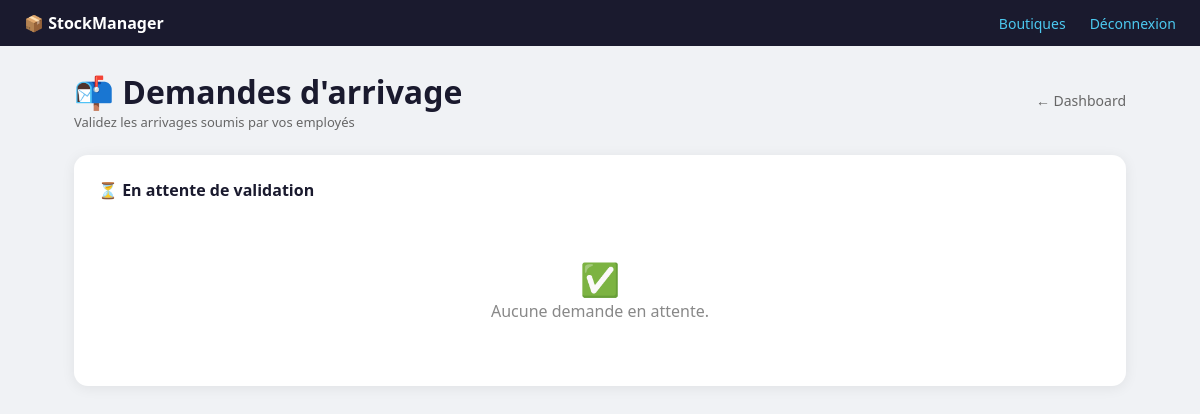
The page /demandes/ (signed in) on the database as committed earlier.
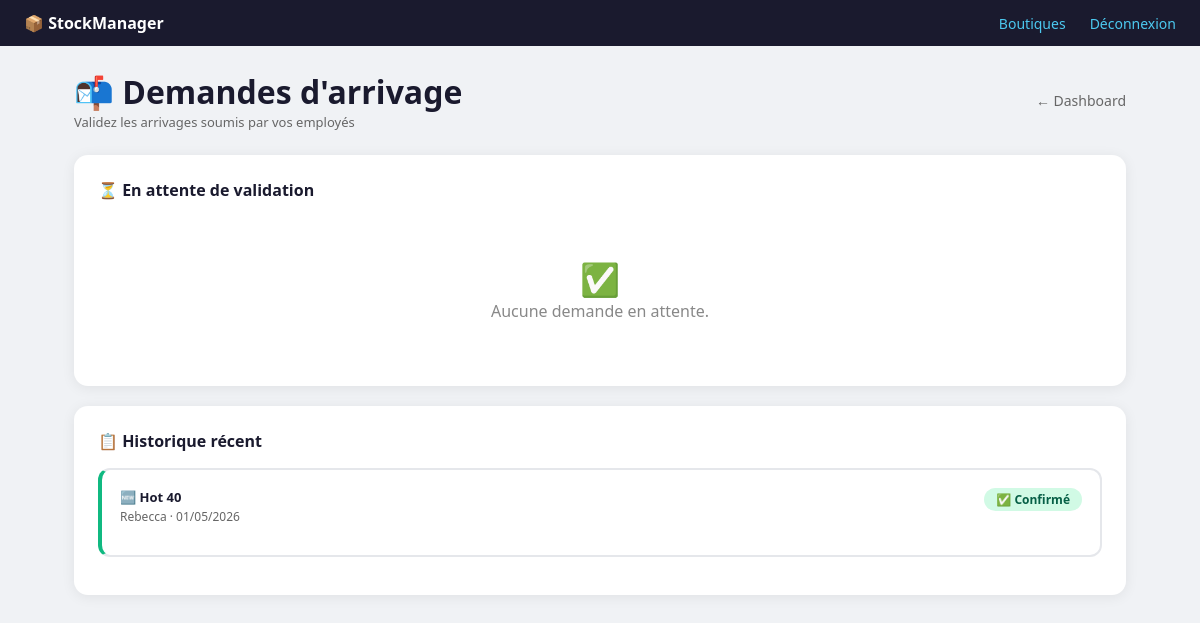
The same page on the database as committed later.
### stock/models.py (models this page shows, shortened)
class DemandeArrivage(models.Model):
    STATUT_CHOICES = [
        ('en_attente', 'En attente'),
        ('confirme', 'Confirmé'),
        ('refuse', 'Refusé'),
    ]
    TYPE_CHOICES = [
        ('arrivage', 'Arrivage stock existant'),
        ('nouveau_produit', 'Nouveau produit'),
    ]
    boutique = models.ForeignKey(Boutique, on_delete=models.CASCADE, related_name='demandes')
    employe = models.ForeignKey(User, on_delete=models.CASCADE, related_name='demandes')
    type_demande = models.CharField(max_length=20, choices=TYPE_CHOICES, default='arrivage')
    statut = models.CharField(max_length=20, choices=STATUT_CHOICES, default='en_attente')
    date_creation = models.DateTimeField(auto_now_add=True)
    date_traitement = models.DateTimeField(null=True, blank=True)
    stock = models.ForeignKey(
        StockBoutique, on_delete=models.SET_NULL,
        null=True, blank=True, related_name='demandes'
    )
    nom_produit = models.CharField(max_length=200, blank=True)
    marque = models.ForeignKey(
        Marque, on_delete=models.SET_NULL,
        null=True, blank=True
    )
    categorie = models.ForeignKey(
        Categorie, on_delete=models.SET_NULL,
        null=True, blank=True
    )
    type_produit = models.CharField(max_length=20, blank=True)
    quantite = models.PositiveIntegerField(default=0)
    date_arrivage = models.DateField(null=True, blank=True)
    notes = models.TextField(blank=True)
    imeis_json = models.TextField(blank=True, default='[]')
    prix_achat = models.DecimalField(
        max_digits=10, decimal_places=0,
        null=True, blank=True
    )
    prix_vente_suggere = models.DecimalField(
        max_digits=10, decimal_places=0,
        null=True, blank=True
    )
    notes_patron = models.TextField(blank=True)
    class Meta:
        ordering = ['-date_creation']
        verbose_name = "Demande d'arrivage"

### stock/views.py (the view)
# urls.py: path('demandes/', views.demandes_liste, name='demandes_liste'),
@login_required
@proprietaire_requis
def demandes_liste(request):
    boutique = get_boutique_active(request)
    if not boutique:
        return redirect('choisir_boutique')
    boutiques = Boutique.objects.filter(proprietaire=request.user)
    demandes_attente = DemandeArrivage.objects.filter(
        boutique__in=boutiques,
        statut='en_attente'
    ).select_related('employe', 'boutique', 'stock__produit', 'marque', 'categorie')
    demandes_traitees = DemandeArrivage.objects.filter(
        boutique__in=boutiques,
        statut__in=['confirme', 'refuse']
    ).select_related('employe', 'boutique').order_by('-date_traitement')[:20]
    return render(request, 'stock/demandes_liste.html', {
        'demandes_attente': demandes_attente,
        'demandes_traitees': demandes_traitees,
        'nb_attente': demandes_attente.count(),
    })

### stock/context_processors.py (called while the page is built)
def demandes_en_attente(request):
    if not request.user.is_authenticated:
        return {}
    try:
        if request.user.profil.est_proprietaire:
            boutiques = Boutique.objects.filter(proprietaire=request.user)
            nb = DemandeArrivage.objects.filter(
                boutique__in=boutiques,
                statut='en_attente'
            ).count()
            return {'nb_demandes_attente': nb}
    except Exception:
        pass
    return {'nb_demandes_attente': 0}

### stock/models.py (called while the page is built)
    @property
    def est_proprietaire(self):
        return self.role == 'proprietaire'

### stock/views.py (called while the page is built)
def proprietaire_requis(view_func):
    @wraps(view_func)
    def wrapper(request, *args, **kwargs):
        try:
            profil = request.user.profil
        except Exception:
            raise PermissionDenied
        if not profil.est_proprietaire:
            messages.error(request, "Accès réservé au propriétaire.")
            return redirect('pos')  # L'employé atterrit sur la caisse
        return view_func(request, *args, **kwargs)
    return wrapper

### stock/templates/stock/demandes_liste.html (shortened to what this page needs)
{% extends 'stock/base.html' %}
{% block content %}
<div class="page-header">
    <div>
        <h1>📬 Demandes d'arrivage</h1>
        <p style="color:#666; font-size:13px;">Validez les arrivages soumis par vos employés</p>
    </div>
    <a href="{% url 'dashboard' %}" style="color:#666; font-size:14px; text-decoration:none;">← Dashboard</a>
</div>
<div class="card">
    <h2>
        ⏳ En attente de validation
    </h2>
    {% if demandes_attente %}
        {% for d in demandes_attente %}
        <div class="demande-card attente">
            <div class="demande-header">
                <div>
                    <div class="demande-type">
                        {% if d.type_demande == 'nouveau_produit' %}🆕 Nouveau produit
                        {% else %}📥 Arrivage stock{% endif %}
                        —
                        {% if d.type_demande == 'nouveau_produit' %}
                            {{ d.marque }} {{ d.nom_produit }}
                        {% else %}
                            {{ d.stock.produit }}
                        {% endif %}
                    </div>
                    <div class="demande-meta">
                        Par <strong>{{ d.employe.username }}</strong> ·
                        {{ d.boutique.nom }} ·
                        {{ d.date_creation|date:"d/m/Y à H:i" }}
                    </div>
                </div>
                <span class="badge badge-attente">⏳ En attente</span>
            </div>
            <div class="demande-detail">
                <div class="detail-item">
                    <div class="lbl">Quantité</div>
                    <div class="val">{{ d.quantite }} unité(s)</div>
                </div>
                <div class="detail-item">
                    <div class="lbl">Date arrivage</div>
                    <div class="val">{{ d.date_arrivage|date:"d/m/Y"|default:"—" }}</div>
                </div>
                <div class="detail-item">
                    <div class="lbl">IMEI soumis</div>
                    <div class="val">{{ d.imeis_list|length }}</div>
                </div>
                {% if d.notes %}
                <div class="detail-item">
                    <div class="lbl">Notes employé</div>
                    <div class="val">{{ d.notes }}</div>
                </div>
                {% endif %}
            </div>
            <a href="{% url 'demande_traiter' d.id %}" class="btn btn-primary">
                ✅ Valider et saisir les prix
            </a>
        </div>
        {% endfor %}
    {% else %}
    <div class="empty">
        <p style="font-size:32px">✅</p>
        <p>Aucune demande en attente.</p>
    </div>
    {% endif %}
</div>
{% if demandes_traitees %}
<div class="card">
    <h2>📋 Historique récent</h2>
    {% for d in demandes_traitees %}
    <div class="demande-card {{ d.statut }}">
        <div class="demande-header">
            <div>
                <div class="demande-type">
                    {% if d.type_demande == 'nouveau_produit' %}🆕{% else %}📥{% endif %}
                    {% if d.type_demande == 'nouveau_produit' %}{{ d.nom_produit }}{% else %}{{ d.stock.produit }}{% endif %}
                </div>
                <div class="demande-meta">{{ d.employe.username }} · {{ d.date_creation|date:"d/m/Y" }}</div>
            </div>
            {% if d.statut == 'confirme' %}
                <span class="badge badge-confirme">✅ Confirmé</span>
            {% else %}
                <span class="badge badge-refuse">❌ Refusé</span>
            {% endif %}
        </div>
    </div>
    {% endfor %}
</div>
{% endif %}
{% endblock %}

Rows that differ between the two databases and show on the page:
added DemandeArrivage: nom_produit "Hot 40", employe.username "Rebecca", date_creation "01/05/2026", statut "✅ Confirmé"
Other text that changed with them:
text now shown: "📋 Historique récent"
